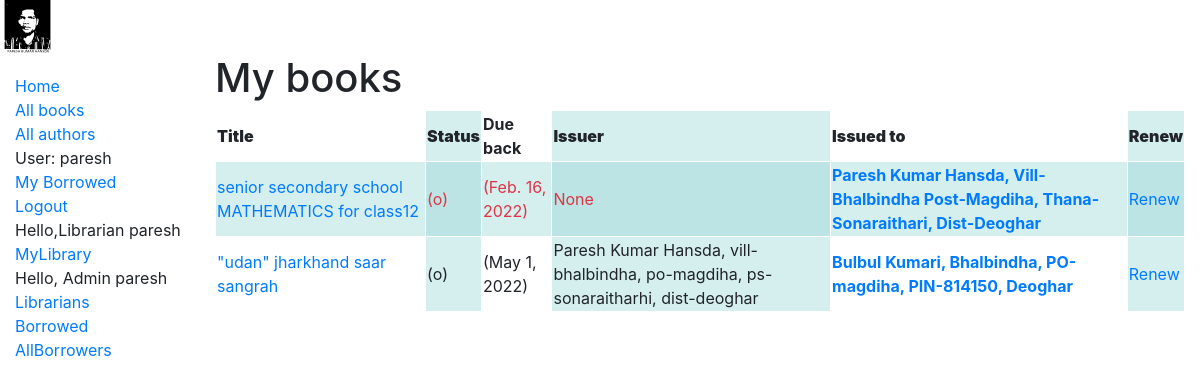
Page /catalog/myloanedbooks/ (signed in) on the committed database.
### catalog/models.py (models this page shows, shortened)
class BookInstance(models.Model):
    id = models.UUIDField(primary_key=True, default=uuid.uuid4, help_text='Unique ID for this particular book across whole library')
    book = models.ForeignKey('Book', on_delete=models.RESTRICT, null=True)
    imprint = models.CharField(max_length=200)
    due_back = models.DateField(null=True, blank=True)
    LOAN_STATUS = (
        ('m', 'Maintenance'),
        ('o', 'On loan'),
        ('a', 'Available'),
        ('r', 'Reserved'),
    )
    status = models.CharField(
        max_length=1,
        choices=LOAN_STATUS,
        blank=True,
        default='m',
        help_text='Book availability',
    )
    class Meta:
        ordering = ['due_back']
        permissions = (("can_mark_returned", "Set book as returned"),)
    borrower = models.ForeignKey(Borrower, on_delete=models.SET_NULL, null=True, blank=True)
    librarian = models.ForeignKey(Librarian,on_delete=models.PROTECT,editable=False, null=True,blank=False)
    issuer=models.ForeignKey(Librarian,on_delete=models.PROTECT,editable=True,related_name="issue_by",blank=True,null=True)
    @property
    def is_overdue(self):
        if self.due_back and date.today() > self.due_back:
            return True
        return False

class Book(models.Model):
    title = models.CharField(max_length=200)
    author = models.ForeignKey('Author', on_delete=models.SET_NULL, null=True)
    summary = models.TextField(max_length=1000, help_text='Enter a brief description of the book')
    isbn = models.CharField('ISBN', max_length=13, unique=True,
                             help_text='13 Character <a href="https://www.isbn-international.org/content/what-isbn">ISBN number</a>')
    genre = models.ManyToManyField(Genre, help_text='Select a genre for this book')
    language = models.ManyToManyField(Language, help_text='Select a language for this book')
    def display_genre(self):
        """Create a string for the Genre. This is required to display genre in Admin."""
        return ', '.join(genre.name for genre in self.genre.all()[:3])
    display_genre.short_description = 'Genre'
    def display_language(self):
        """Create a string for the Genre. This is required to display genre in Admin."""
        return ', '.join(language.name for language in self.language.all()[:3])
    display_language.short_description = 'Language'

class Borrower(models.Model):
    django_id=models.OneToOneField(User, on_delete=models.RESTRICT, null=True, blank=True)
    identy=models.CharField(max_length=200)
    contact_no=models.CharField(max_length=100)
    facebook=models.CharField(max_length=200)
    whatsapp=models.CharField(max_length=200)
    name=models.CharField(max_length=200)
    address=models.CharField(max_length=200)
    def get_absolute_url(self):
        return reverse('borrower-detail', args=[str(self.id)])
    def __str__(self):
        return f'{self.name}, {self.address}'

class Librarian(models.Model):
    django_id=models.OneToOneField(User, on_delete=models.RESTRICT, null=True)
    identy=models.CharField(max_length=200)
    contact_no=models.CharField(max_length=100)
    facebook=models.CharField(max_length=200)
    whatsapp=models.CharField(max_length=200)
    name=models.CharField(max_length=200)
    address=models.CharField(max_length=200)
    def __str__(self):
        return f'{self.name}, {self.address}'

### catalog/views.py (the view)
# urls.py: path('myloanedbooks/', views.LoanedBooksByLibrarianListView.as_view(), name='my-loaned'),
class LoanedBooksByLibrarianListView(UserPassesTestMixin,generic.ListView):
    model = BookInstance
    """Generic class-based view listing books on loan to current user."""
    template_name ='catalog/bookinstance_list_borrowed_librarian.html'
    def get_queryset(self):
        return BookInstance.objects.filter(librarian=self.request.user.librarian)
    def test_func(self):
        return self.request.user.is_staff
    """
#all borrowed

    def get_context_data(self, **kwargs):
        context = super().get_context_data(**kwargs)
        context['borrower'] = self.objects.borrower_set.all()
        return context
    """

### catalog/templates/catalog/bookinstance_list_borrowed_librarian.html
{% extends "base_generic.html" %}
{% block content %}
    <h1>My books</h1>
    {% if bookinstance_list %}
  <table>
<tr>
<th><strong>Title</strong></th>
<th><strong>Status</strong></th>
<th><stong>Due back</strong></th>
{%if user.is_staff %}
 <th><strong>Issuer</strong></th>
 <th><strong>Issued to</strong></th>
 <th><strong>Renew</strong></th>
{% endif %}
</tr>
      {% for bookinst in bookinstance_list %}
    <tr class="{% if bookinst.is_overdue %}text-danger{% endif %}">
       <td> <a href="{% url 'book-detail' bookinst.book.pk %}">{{bookinst.book.title}}</a></td>
       <td>({{ bookinst.status }})</td>
      <td>({{ bookinst.due_back }})</td>
{%if user.is_staff %}
      <td>{{bookinst.issuer}}</td>
       <td><a href="{{bookinst.borrower.get_absolute_url}}"><strong>{{bookinst.borrower}}</strong></a></td>
       <td> <a href="{% url "renew-book-librarian" bookinst.id %}">Renew</a></td>
{% endif %}
</tr>
  {% endfor %}
</table>
    {% else %}
      <p>There are no books borrowed.</p>
    {% endif %}
{% endblock %}

### catalog/templates/base_generic.html (shortened to what this page needs)
<!DOCTYPE html>
<html lang="en">
<head>
  <link rel="stylesheet" href="https://cdn.jsdelivr.net/npm/bootstrap@4.5.3/dist/css/bootstrap.min.css">
  {% load static %}
  <link rel="stylesheet" href="{% static 'css/style.css' %}">
  <img src="{% static 'catalog/pkh.svg' %}" alt="paresh" style="width:55px;height:54px;">
</head>
<body>
  <div class="container-fluid">
    <div class="row">
      <div class="col-sm-2">
      {% block sidebar %}
        <ul class="sidebar-nav">
          <li><a href="{% url 'index' %}">Home</a></li>
          <li><a href="{% url 'books'%}">All books</a></li>
          <li><a href="{% url 'authors'%}">All authors</a></li>
   {% if user.is_authenticated %}
     <li>User: {{ user.get_username }}</li>
     <li><a href="{% url 'my-borrowed' %}">My Borrowed</a></li>
     <li><a href="{% url 'logout'%}?next={{request.path}}">Logout</a></li>
   {% else %}
     <li><a href="{% url 'login'%}?next={{request.path}}">Login</a></li>
   {% endif %}
{% if user.is_staff %}
<li>Hello,Librarian {{ user.get_username }}</li>
<li><a href="{% url "my-loaned" %}">MyLibrary</a></li>
{% if user.is_superuser %}
<li>Hello, Admin {{ user.get_username }}</li>
<li><a href="{% url "librarians" %}">Librarians </a></li>
<li><a href="{% url "all-borrowed" %}">Borrowed</a></li>
<li><a href="{% url "borrowers" %}">AllBorrowers </a></li>
{% endif %}
{% else %}
<li><p>Contact staff</p></li>
{% endif %}
</ul>
     {% endblock %}
      </div>
      <div class="col-sm-10 ">{% block content %}{% endblock %}</div>
    </div>
  </div>
</body>
</html>

### catalog/static/css/style.css (style rules this page uses)
.sidebar-nav { margin-top: 20px; padding: 0; list-style: none; }
table, th, td { border: 1px solid white; border-collapse: collapse; }
tr:nth-child(even) { background-color: rgba(150, 212, 212, 0.4); }
th:nth-child(even),td:nth-child(even) { background-color: rgba(150, 212, 212, 0.4); }

### rows in the picture
BookInstance: book "senior secondary school MATHEMATICS for class12", status "o", due_back "Feb. 16, 2022", issuer "None", borrower "Paresh Kumar Hansda, Vill-Bhalbindha Post-Magdiha, Thana-Sonaraithari, Dist-Deoghar"
BookInstance: book "\"udan\" jharkhand saar sangrah", status "o", due_back "May 1, 2022", issuer "Paresh Kumar Hansda, vill-bhalbindha, po-magdiha, ps-sonaraitharhi, dist-deoghar", borrower "Bulbul Kumari, Bhalbindha, PO-magdiha, PIN-814150, Deoghar"

### other values in the picture
{{ user.get_username }} "paresh"
